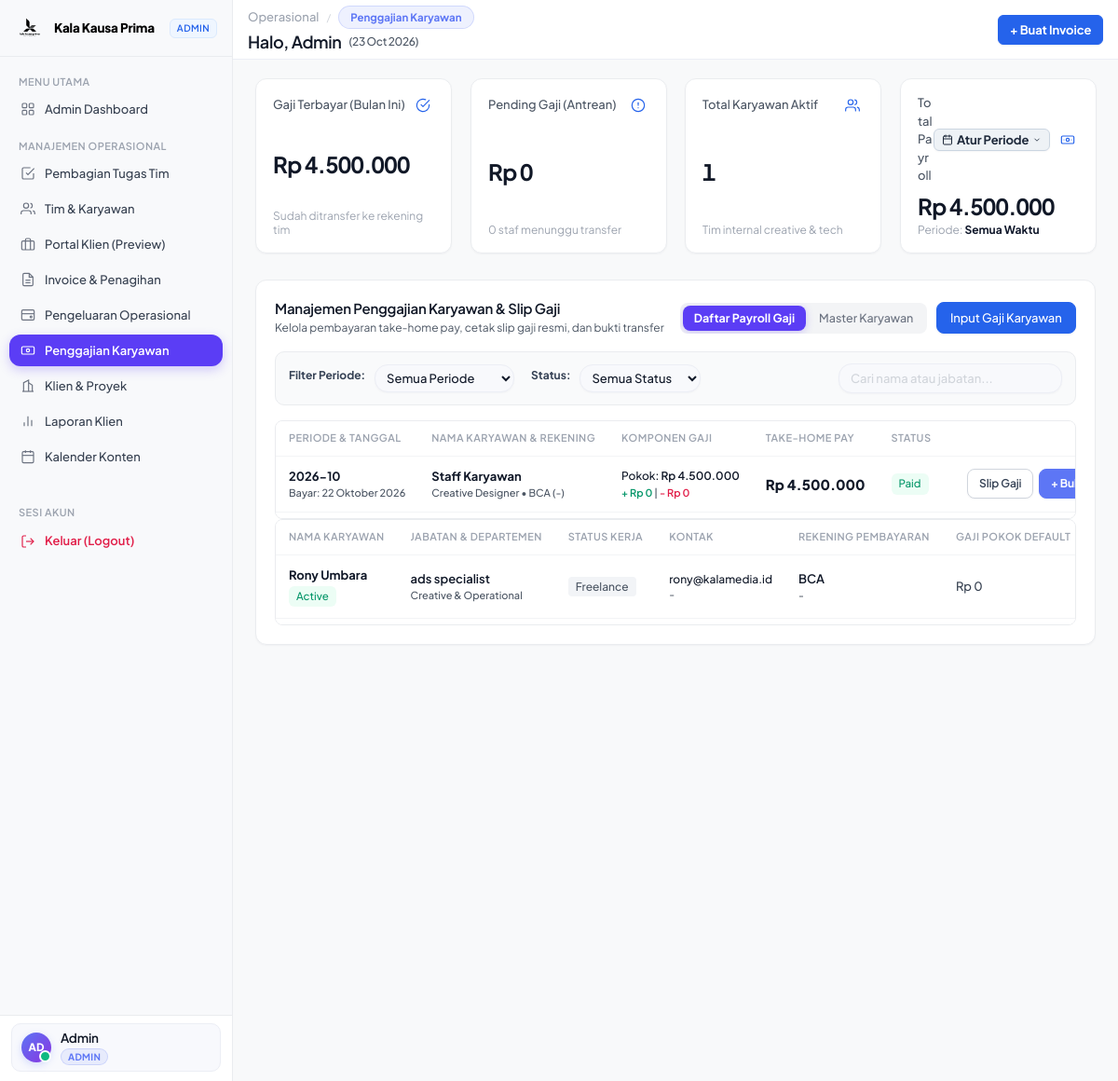
The app's page /salaries?_slot=internal&_u=u_2 (signed in) with its own data.
### tables this page shows
CREATE TABLE salaries (
                id INTEGER PRIMARY KEY AUTOINCREMENT,
                employee_id INTEGER DEFAULT NULL,
                employee_name VARCHAR(150) NOT NULL,
                employee_position VARCHAR(100) DEFAULT NULL,
                bank_name VARCHAR(100) DEFAULT 'BCA',
                bank_account VARCHAR(100) DEFAULT NULL,
                month_period VARCHAR(20) NOT NULL, -- e.g. '2026-08' or 'Agustus 2026'
                base_salary DECIMAL(15,2) NOT NULL DEFAULT 0,
                allowance DECIMAL(15,2) NOT NULL DEFAULT 0, -- Tunjangan, Bonus, Lembur
                deduction DECIMAL(15,2) NOT NULL DEFAULT 0, -- Potongan, BPJS, PPh21, Kasbon
                net_salary DECIMAL(15,2) NOT NULL DEFAULT 0, -- Take-Home Pay (base + allowance - deduction)
                payment_date DATE NOT NULL,
                status VARCHAR(20) DEFAULT 'Pending', -- 'Pending', 'Paid'
                paid_at DATETIME DEFAULT NULL,
                receipt_file VARCHAR(255) DEFAULT NULL,
                notes TEXT DEFAULT NULL,
                created_at DATETIME DEFAULT CURRENT_TIMESTAMP, is_deleted INTEGER DEFAULT 0,
                FOREIGN KEY (employee_id) REFERENCES employees(id) ON DELETE SET NULL
            );

CREATE TABLE employees (
                id INTEGER PRIMARY KEY AUTOINCREMENT,
                name VARCHAR(150) NOT NULL,
                position VARCHAR(100) NOT NULL,
                department VARCHAR(100) DEFAULT 'Creative & Tech',
                employment_type VARCHAR(50) DEFAULT 'Full-time', -- 'Full-time', 'Part-time', 'Contract', 'Intern'
                email VARCHAR(150) DEFAULT NULL,
                phone VARCHAR(50) DEFAULT NULL,
                bank_name VARCHAR(100) DEFAULT 'BCA',
                bank_account VARCHAR(100) DEFAULT NULL,
                base_salary DECIMAL(15,2) NOT NULL DEFAULT 0,
                status VARCHAR(20) DEFAULT 'Active', -- 'Active', 'Inactive'
                created_at DATETIME DEFAULT CURRENT_TIMESTAMP
            , service_specialty VARCHAR(150) DEFAULT 'Kelola Sosmed', contract_start_date DATE DEFAULT NULL, contract_end_date DATE DEFAULT NULL);

### views/salaries.php (shortened to what the rows shown need)
<?php
$db = Database::getConnection();
$tab = $_GET['tab'] ?? 'payroll';
$whereSal = ["COALESCE(s.is_deleted, 0) = 0"];
$paramsSal = [];
$salQuerySql = "
    SELECT s.*, e.department, e.employment_type
    FROM salaries s
    LEFT JOIN employees e ON s.employee_id = e.id
    WHERE " . implode(" AND ", $whereSal) . "
    ORDER BY s.payment_date DESC, s.id DESC
";
$salStmt = $db->prepare($salQuerySql);
$salStmt->execute($paramsSal);
$salariesList = $salStmt->fetchAll();
$employeesList = $db->query("SELECT * FROM employees ORDER BY status ASC, name ASC")->fetchAll();
?>
<!DOCTYPE html>
<html lang="id">
<head>
  <link rel="stylesheet" href="assets/css/style.css?v=saas-linear-1.0">
</head>
<body>
  <div class="app-container">
    <main class="main-wrapper">
      <?php require_once BASE_PATH . '/includes/header.php'; ?>
      <div class="content-body">
        <div class="glass-panel" style="overflow: visible; min-width: 0; max-width: 100%;">
          <?php if ($tab === 'payroll'): ?>
            <div class="kala-table-scroll table-responsive" style="width: 100%; max-width: 100%; overflow-x: auto !important; -webkit-overflow-scrolling: touch !important; display: block !important; padding-bottom: 6px;">
              <table class="table-custom" id="salaries-table" style="min-width: 950px !important; width: 100%;">
                <thead>
                  <tr>
                    <th style="white-space: nowrap !important;">Periode &amp; Tanggal</th>
                    <th style="white-space: nowrap !important;">Nama Karyawan &amp; Rekening</th>
                    <th style="white-space: nowrap !important;">Komponen Gaji</th>
                    <th style="white-space: nowrap !important;">Take-Home Pay</th>
                    <th style="white-space: nowrap !important;">Status</th>
                    <th class="th-actions" style="text-align: right; white-space: nowrap !important; min-width: 250px;">Slip Gaji &amp; Aksi</th>
                  </tr>
                </thead>
                <tbody>
                  <?php if (empty($salariesList)): ?>
                    <tr><td colspan="6" style="text-align: center; color: var(--text-muted); padding: 28px;">Belum ada data pembayaran gaji pada filter ini.</td></tr>
                  <?php else: ?>
                    <?php foreach ($salariesList as $s): ?>
                      <tr>
                        <td style="white-space: nowrap;">
                          <div style="font-weight: 700; color: #101828;"><?= htmlspecialchars($s['month_period']) ?></div>
                          <div style="font-size: 11px; color: var(--text-secondary);">Bayar: <?= format_date($s['payment_date']) ?></div>
                        </td>
                        <td style="white-space: nowrap;">
                          <div style="font-weight: 700; color: #101828;"><?= htmlspecialchars($s['employee_name']) ?></div>
                          <div style="font-size: 11px; color: var(--text-secondary);">
                            <?= htmlspecialchars($s['employee_position'] ?: 'Staff') ?> &bull; <?= htmlspecialchars($s['bank_name'] ?: 'BCA') ?> (<?= htmlspecialchars($s['bank_account'] ?: '-') ?>)
                          </div>
                        </td>
                        <td style="white-space: nowrap;">
                          <div style="font-size: 12px; color: #101828;">
                            Pokok: <span style="font-weight: 600;"><?= format_rupiah($s['base_salary']) ?></span>
                          </div>
                          <div style="font-size: 11px; color: var(--text-secondary); margin-top: 2px;">
                            <span style="color: var(--success-text); font-weight: 600;">+ <?= format_rupiah($s['allowance']) ?></span> |
                            <span style="color: var(--danger-text); font-weight: 600;">- <?= format_rupiah($s['deduction']) ?></span>
                          </div>
                        </td>
                        <td style="white-space: nowrap;">
                          <div style="font-size: 15px; font-weight: 800; color: #101828;">
                            <?= format_rupiah($s['net_salary']) ?>
                          </div>
                        </td>
                        <td style="white-space: nowrap;">
                          <span class="badge-status badge-<?= strtolower($s['status']) ?>">
                            <?= $s['status'] ?>
                          </span>
                        </td>
                        <td class="td-actions" style="text-align: right; white-space: nowrap;">
                          <div class="table-actions">
                            <button type="button" class="btn-action-view" onclick="openSlipGajiModal(<?= $s['id'] ?>)" title="Lihat & Cetak Slip Gaji">
                              Slip Gaji
                            </button>
                            <?php if (!empty($s['receipt_file'])): ?>
                              <button type="button" class="btn-action-outline" onclick="viewReceiptImage('<?= UPLOAD_URL . '/' . htmlspecialchars($s['receipt_file']) ?>', 'Bukti Transfer Gaji <?= htmlspecialchars($s['employee_name']) ?>')" title="Lihat Bukti Transfer">
                                Struk
                              </button>
                            <?php else: ?>
                              <button type="button" class="btn-action-pay" onclick="triggerUploadModal('salary', <?= $s['id'] ?>, 'Upload Bukti Transfer Gaji <?= htmlspecialchars($s['employee_name']) ?>')" title="Upload Bukti Transfer">
                                + Bukti
                              </button>
                            <?php endif; ?>
                          </div>
                        </td>
                      </tr>
                    <?php endforeach; ?>
                  <?php endif; ?>
                </tbody>
              </table>
            </div>
            <div class="kala-table-scroll table-responsive" style="width: 100%; max-width: 100%; overflow-x: auto !important; -webkit-overflow-scrolling: touch !important; display: block !important; padding-bottom: 6px;">
              <table class="table-custom" id="employees-table" style="min-width: 950px !important; width: 100%;">
                <thead>
                  <tr>
                    <th style="white-space: nowrap !important;">Nama Karyawan</th>
                    <th style="white-space: nowrap !important;">Jabatan &amp; Departemen</th>
                    <th style="white-space: nowrap !important;">Status Kerja</th>
                    <th style="white-space: nowrap !important;">Kontak</th>
                    <th style="white-space: nowrap !important;">Rekening Pembayaran</th>
                    <th style="white-space: nowrap !important;">Gaji Pokok Default</th>
                  </tr>
                </thead>
                <tbody>
                  <?php if (empty($employeesList)): ?>
                    <tr><td colspan="7" style="text-align: center; color: var(--text-muted); padding: 28px;">Belum ada master data karyawan.</td></tr>
                  <?php else: ?>
                    <?php foreach ($employeesList as $emp): ?>
                      <tr>
                        <td style="white-space: nowrap;">
                          <div style="font-weight: 700; color: #101828;"><?= htmlspecialchars($emp['name']) ?></div>
                          <span class="badge-status badge-<?= $emp['status'] === 'Active' ? 'paid' : 'draft' ?>" style="font-size: 10px; padding: 2px 6px; margin-top: 2px;">
                            <?= $emp['status'] ?>
                          </span>
                        </td>
                        <td style="white-space: nowrap;">
                          <div style="font-weight: 600; color: #101828;"><?= htmlspecialchars($emp['position']) ?></div>
                          <div style="font-size: 11px; color: var(--text-secondary);"><?= htmlspecialchars($emp['department'] ?: '-') ?></div>
                        </td>
                        <td style="white-space: nowrap;">
                          <span style="font-size: 12px; color: var(--text-secondary); background: #F2F4F7; padding: 3px 8px; border-radius: 4px; font-weight: 500;">
                            <?= htmlspecialchars($emp['employment_type'] ?: 'Full-time') ?>
                          </span>
                        </td>
                        <td style="white-space: nowrap;">
                          <div style="font-size: 12px; color: #101828;"><?= htmlspecialchars($emp['email'] ?: '-') ?></div>
                          <div style="font-size: 11px; color: var(--text-secondary);"><?= htmlspecialchars($emp['phone'] ?: '-') ?></div>
                        </td>
                        <td style="white-space: nowrap;">
                          <div style="font-weight: 600; color: #101828;"><?= htmlspecialchars($emp['bank_name'] ?: 'BCA') ?></div>
                          <div style="font-size: 11px; color: var(--text-secondary);"><?= htmlspecialchars($emp['bank_account'] ?: '-') ?></div>
                        </td>
                        <td style="font-weight: 700; color: #101828; white-space: nowrap;">
                          <?= format_rupiah($emp['base_salary']) ?>
                        </td>
                      </tr>
                    <?php endforeach; ?>
                  <?php endif; ?>
                </tbody>
              </table>
            </div>
          <?php endif; ?>
        </div>
  <?php require_once BASE_PATH . '/includes/footer.php'; ?>
</body>
</html>

### records on screen
salaries: month_period "2026-10", payment_date "22 Oktober 2026", employee_name "Staff Karyawan", employee_position "Creative Designer", bank_name "BCA", bank_account "-", base_salary "Rp 4.500.000", allowance "Rp 0", deduction "Rp 0", net_salary "Rp 4.500.000", status "Paid"
employees: name "Rony Umbara", status "Active", position "ads specialist", department "Creative & Operational", employment_type "Freelance", email "rony@kalamedia.id", phone "-", bank_name "BCA", bank_account "-", base_salary "Rp 0"

### other values on screen
$badgeLabel "ADMIN"
$sidebarAvatar "AD"
$sidebarProfileName "Admin"
$sidebarBadge "ADMIN"
$currentPageInfo['parent'] "Operasional"
$currentPageInfo['name'] "Penggajian Karyawan"
$greetingDisplayName "Admin"
format_rupiah($paidSalaryMonth) "Rp 4.500.000"
format_rupiah($totalPendingSalary) "Rp 0"
$pendingCount "0"
$activeEmployeeCount "1"
format_rupiah($totalSalarySelected) "Rp 4.500.000"
$payrollPeriodLabel "Semua Waktu"
